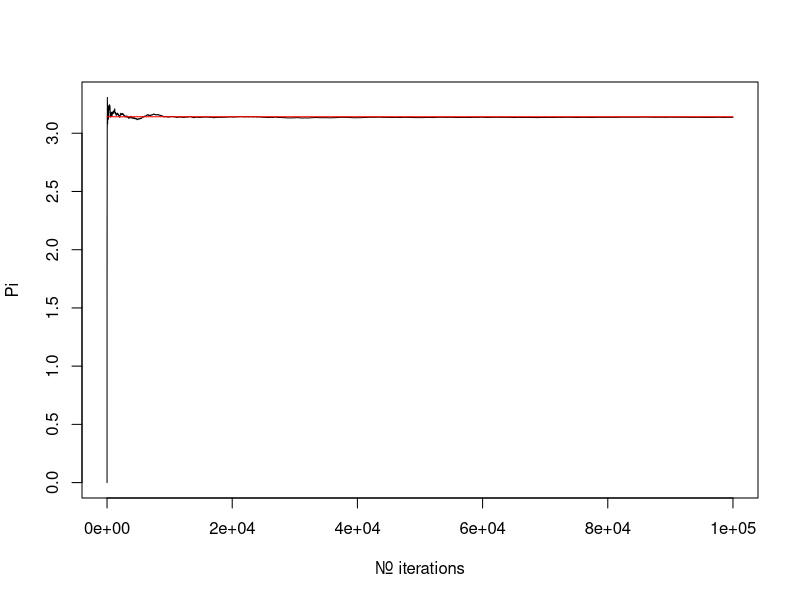

Source code (R): (Note: this script raises an error after producing the figure.)
## ---- chunk 1
#install to location
#install.packages("lavaan", dependencies=TRUE, lib="C:/Program Files/R/lib")
#install.packages("lavaan", dependencies=TRUE, lib="~/lib/r-cran")
#load
library(lavaan)
## ---- chunk 2
sim <- function(l) {
 c <- rep(0,l)
 hits <- 0
 pow2 <- function(x) {
   x2 <- sqrt( x[1]*x[1]+x[2]*x[2] )
   return(x2)
 }
 for(i in 1:l){
   x = runif(2,-1,1)
   if( pow2(x) <=1 ){
     hits <- hits + 1
   }
   dens <- hits/i
   pi_partial = dens*4
   c[i] = pi_partial
 }
 return(c)
}
## ---- chunk 3
size <- 100000
res <- sim(size)
plot(res[1:size],type='l', xlab="Nr. iterations", ylab="Pi")
lines(rep(pi,size)[1:size], col = 'red')
## ---- chunk 4
#?HolzingerSwineford1939
HS.model <- ' visual  =~ x1 + x2 + x3 
              textual =~ x4 + x5 + x6
              speed   =~ x7 + x8 + x9 '
fit <- cfa(HS.model, data=HolzingerSwineford1939)
summary(fit, fit.measures=TRUE)
